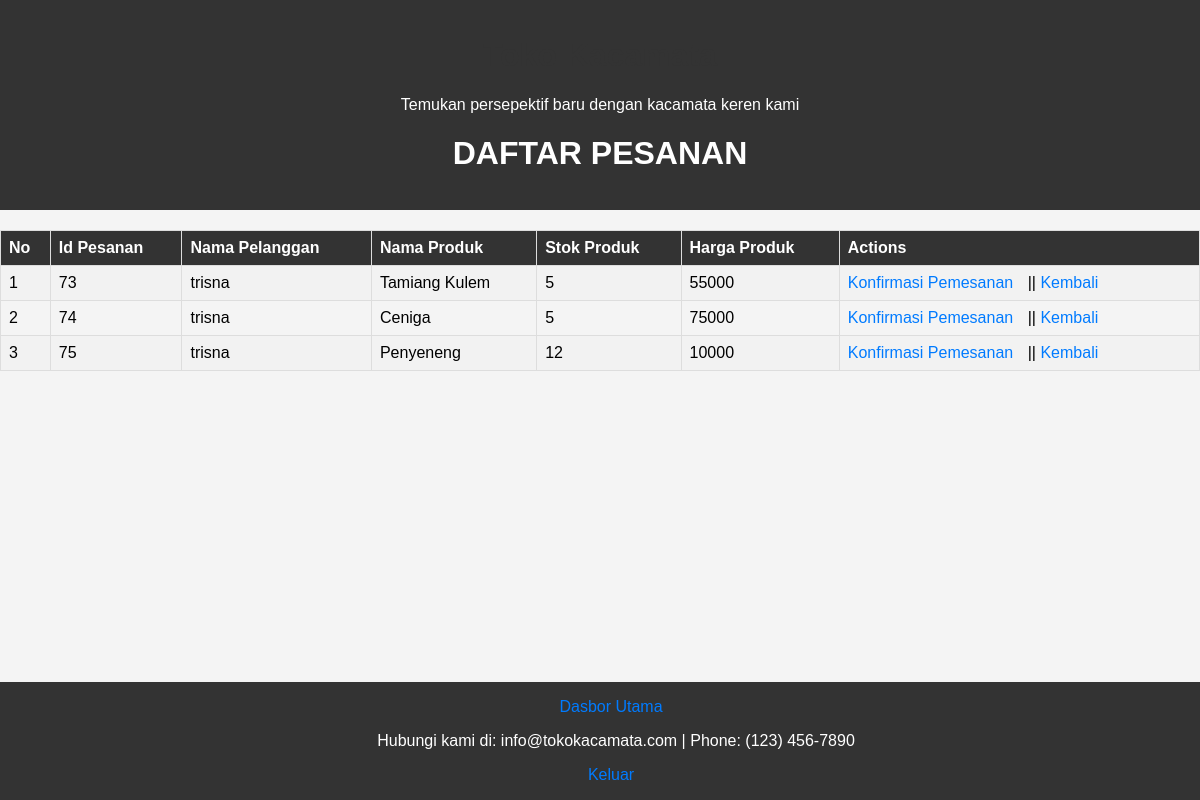
The app's page /Jejaitan_Upacara/AdminSide/order.php with its own data.
### tables this page shows
CREATE TABLE `pesanan` (
  `Id_pesanan` int(11) NOT NULL,
  `Id_pelanggan` int(11) NOT NULL,
  `Id_produk` int(11) NOT NULL,
  `Alamat_pesanan` text NOT NULL,
  `Total_pesanan` int(11) NOT NULL,
  `Tgl_pesanan` date NOT NULL
);

CREATE TABLE `pelanggan` (
  `Id_pelanggan` int(11) NOT NULL,
  `Password` varchar(10) NOT NULL,
  `Nama_pelanggan` varchar(30) NOT NULL,
  `No_pelanggan` int(11) DEFAULT NULL,
  `Alamat_pelanggan` text NOT NULL
);

CREATE TABLE `produk` (
  `Id_produk` int(11) NOT NULL,
  `Nama_produk` varchar(30) NOT NULL,
  `Foto_produk` varchar(30) NOT NULL,
  `Stok_produk` int(11) NOT NULL,
  `Deskripsi_produk` text NOT NULL,
  `Harga_produk` int(11) NOT NULL
);

### Jejaitan_Upacara/functions.php (called while the page is built, shortened)
<?php
$conn =mysqli_connect("localhost","root","","jejaitan_upacara");
function query($query){
    global $conn;
    $result =mysqli_query($conn, $query);
    $rows = [];
    while( $row = mysqli_fetch_assoc($result)){
        $rows[] = $row;
    }
    return $rows;
}

### Jejaitan_Upacara/AdminSide/order.php (the view, shortened to what this page needs)
<?php
require_once "../functions.php";
$pesanan = query("SELECT *
FROM pesanan
JOIN produk ON pesanan.Id_produk = produk.Id_produk
JOIN pelanggan ON pesanan.Id_pelanggan = pelanggan.Id_pelanggan;
");
?>
<!DOCTYPE html>
<html lang="en">
<head>
</head>
<body>
    <header>
    <h1>Toko Kacamata</h1>
        <p>Temukan persepektif baru dengan kacamata keren kami</p>
        <h1 style="color: white;">DAFTAR PESANAN</h1>
    </header>
    <table border="1" cellpadding = '10' cellspacing = '0'>
        <tr>
            <th> No </th>
            <th> Id Pesanan</th>
            <th> Nama Pelanggan</th>
            <th> Nama Produk </th>
            <th> Stok Produk</th>
            <th> Harga Produk</th>
            <th> Actions</th>
        </tr>
        <?php $i =1;?>
        <?php foreach($pesanan as $row): ?>
        <tr>
            <td><?= $i; ?></td>
            <td><?= $row['Id_pesanan']; ?></td>
            <td><?= $row['Nama_pelanggan']; ?></td>
            <td><?= $row['Nama_produk']; ?></td>
            <td><?= $row['Stok_produk']; ?></td>
            <td><?= $row['Harga_produk']; ?></td>
            <td>
               <a href="konfirmasiPesanan.php?Id_pesanan=<?=$row['Id_pesanan'];?>" onclick="return confirm('yakin?');">Konfirmasi Pemesanan</a> ||
               <a href="home.php">Kembali</a>
            </td>
            <?php $i++?>
        </tr>
        <?php endforeach; ?>
    </table>
    <footer>
        <a href="home.php">Dasbor Utama</a>
        <p>Hubungi kami di: info@tokokacamata.com | Phone: (123) 456-7890</p>
        <a href="../logout.php">Keluar</a>
    </footer>

### Jejaitan_Upacara/AdminSide/order.php (style rules this page uses)
body { font-family: Arial, sans-serif; background-color: #f4f4f4; margin: 0; padding: 0; }
h1, .form { color: #333; }
a { text-decoration: none; color: #007BFF; margin-right: 10px; text-align: center; }
table { width: 100%; border-collapse: collapse; margin-top: 20px; }
th, td { border: 1px solid #ddd; padding: 8px; text-align: left; }
th { background-color: #333; color: white; }
tr:nth-child(even) { background-color: #f2f2f2; }
footer { background-color: #333; color: #fff; text-align: center; padding: 1em; position: fixed; bottom: 0; width: 100%; }
header { background-color: #333; color: #fff; padding: 1em; text-align: center; }

### records on screen
pesanan: Id_pesanan "73", Id_pelanggan.Nama_pelanggan "trisna", Id_produk.Nama_produk "Tamiang Kulem", Id_produk.Stok_produk "5", Id_produk.Harga_produk "55000"
pesanan: Id_pesanan "74", Id_pelanggan.Nama_pelanggan "trisna", Id_produk.Nama_produk "Ceniga", Id_produk.Stok_produk "5", Id_produk.Harga_produk "75000"
pesanan: Id_pesanan "75", Id_pelanggan.Nama_pelanggan "trisna", Id_produk.Nama_produk "Penyeneng", Id_produk.Stok_produk "12", Id_produk.Harga_produk "10000"
